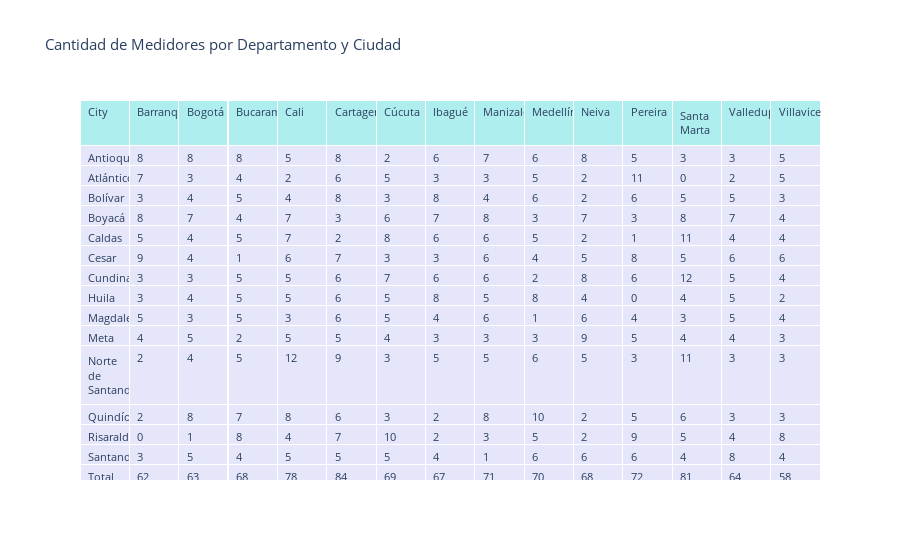

The notebook cell this image was saved under:
### Code cell
import pandas as pd
import plotly.graph_objects as go


# Agrupar por 'state' y 'city' y contar la cantidad de 'serial' para cada combinación
grouped = df_estado.groupby(['state', 'city']).size().reset_index(name='count')

# Crear la tabla pivotada
pivot_table = grouped.pivot_table(index='state', columns='city', values='count', fill_value=0, aggfunc='sum')

# Agregar una fila de totales
pivot_table.loc['Total'] = pivot_table.sum()

# Crear la tabla en Plotly
fig = go.Figure(data=[go.Table(
    header=dict(values=['City'] + list(pivot_table.columns),
                fill_color='paleturquoise',
                align='left'),
    cells=dict(values=[pivot_table.index] + [pivot_table[col] for col in pivot_table.columns],
               fill_color='lavender',
               align='left'))
])

# Ajustar el diseño y formato
fig.update_layout(
    title='Cantidad de Medidores por Departamento y Ciudad',
    font=dict(size=11),  # Ajustar el tamaño del texto
    template='plotly_white'  # Cambiar el tema a plotly_white
)

# Mostrar la tabla
fig.show()

### Figure 1 — Plotly figure (JSON) as saved in the notebook; plotly's stock layout.template omitted (floating-point values rounded to 4 significant figures; data arrays with more than 128 entries replaced by an {"elided": "..."} marker saying what was removed)
{"data": [{"cells": {"align": "left", "fill": {"color": "lavender"}, "values": {"elided": "15x15 mixed values"}}, "header": {"align": "left", "fill": {"color": "paleturquoise"}, "values": ["City", "Barranquilla", "Bogotá", "Bucaramanga", "Cali", "Cartagena", "Cúcuta", "Ibagué", "Manizales", "Medellín", "Neiva", "Pereira", "Santa Marta", "Valledupar", "Villavicencio"]}, "type": "table"}], "layout": {"font": {"size": 11}, "title": {"text": "Cantidad de Medidores por Departamento y Ciudad"}}}
